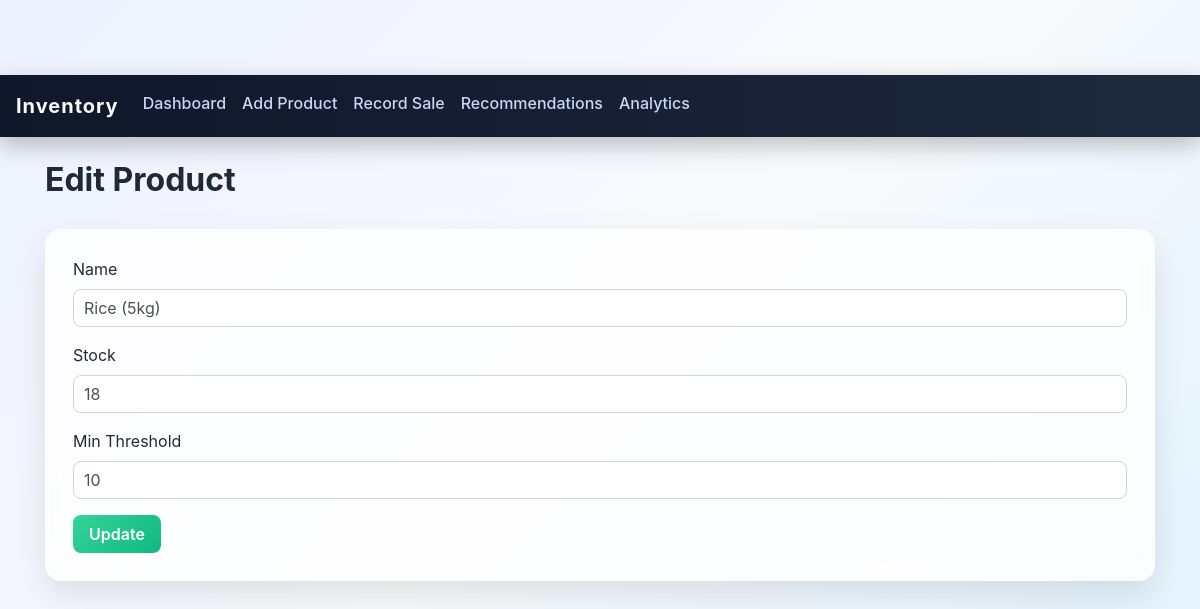
Screenshot of /product/edit/1 with the database file from the repository.
### tables this page shows
CREATE TABLE products (
            id INTEGER PRIMARY KEY AUTOINCREMENT,
            name TEXT NOT NULL,
            stock INTEGER NOT NULL,
            min_threshold INTEGER NOT NULL,
            created_at TEXT DEFAULT CURRENT_TIMESTAMP
        );

### routes/inventory_routes.py (the view, shortened to what this page needs)
@inventory_bp.route('/product/edit/<int:product_id>', methods=['GET', 'POST'])
def edit_product(product_id):
    product = service.get_product(product_id)
    if not product:
        flash('Product not found', 'danger')
        return redirect(url_for('inventory.dashboard'))
    return render_template('add_product.html', product=product)

### models/product_model.py (called while the page is built)
    def get_product(self, product_id):
        query = 'SELECT * FROM products WHERE id = ?'
        cur = self.conn.cursor()
        cur.execute(query, (product_id,))
        return cur.fetchone()

### services/inventory_service.py (called while the page is built)
    def get_product(self, product_id):
        return self.product_model.get_product(product_id)

### templates/add_product.html
{% extends 'base.html' %}
{% block content %}
<h2>{% if product %}Edit{% else %}Add{% endif %} Product</h2>
<form method="post">
    <div class="form-group">
        <label for="name">Name</label>
        <input type="text" class="form-control" id="name" name="name" required value="{{ product.name if product }}">
    </div>
    <div class="form-group">
        <label for="stock">Stock</label>
        <input type="number" class="form-control" id="stock" name="stock" required value="{{ product.stock if product }}">
    </div>
    <div class="form-group">
        <label for="min_threshold">Min Threshold</label>
        <input type="number" class="form-control" id="min_threshold" name="min_threshold" required value="{{ product.min_threshold if product }}">
    </div>
    <button type="submit" class="btn btn-success">{% if product %}Update{% else %}Add{% endif %}</button>
</form>
{% endblock %}

### static/css/styles.css (style rules this page uses)
body { background:linear-gradient(135deg,#eef2ff,#f8fafc,#e0f2fe); font-family:"Inter","Segoe UI",Roboto,Helvetica,Arial,sans-serif; padding-top:75px; color:#1f2937; min-height:100vh; }
h2 { font-weight:700; margin-bottom:30px; }
.btn { border-radius:8px; font-weight:600; padding:7px 16px; transition:.3s; border:none; }
.btn-success { background:linear-gradient(135deg,#34d399,#10b981); }
form { background:rgba(255,255,255,0.8); backdrop-filter:blur(10px); padding:28px; border-radius:16px; box-shadow:0 15px 35px rgba(0,0,0,0.1); }
.form-control { border-radius:8px; border:1px solid #d1d5db; padding:10px; transition:.25s; }

### rows the page displays
products: name "Rice (5kg)", stock "18", min_threshold "10"
